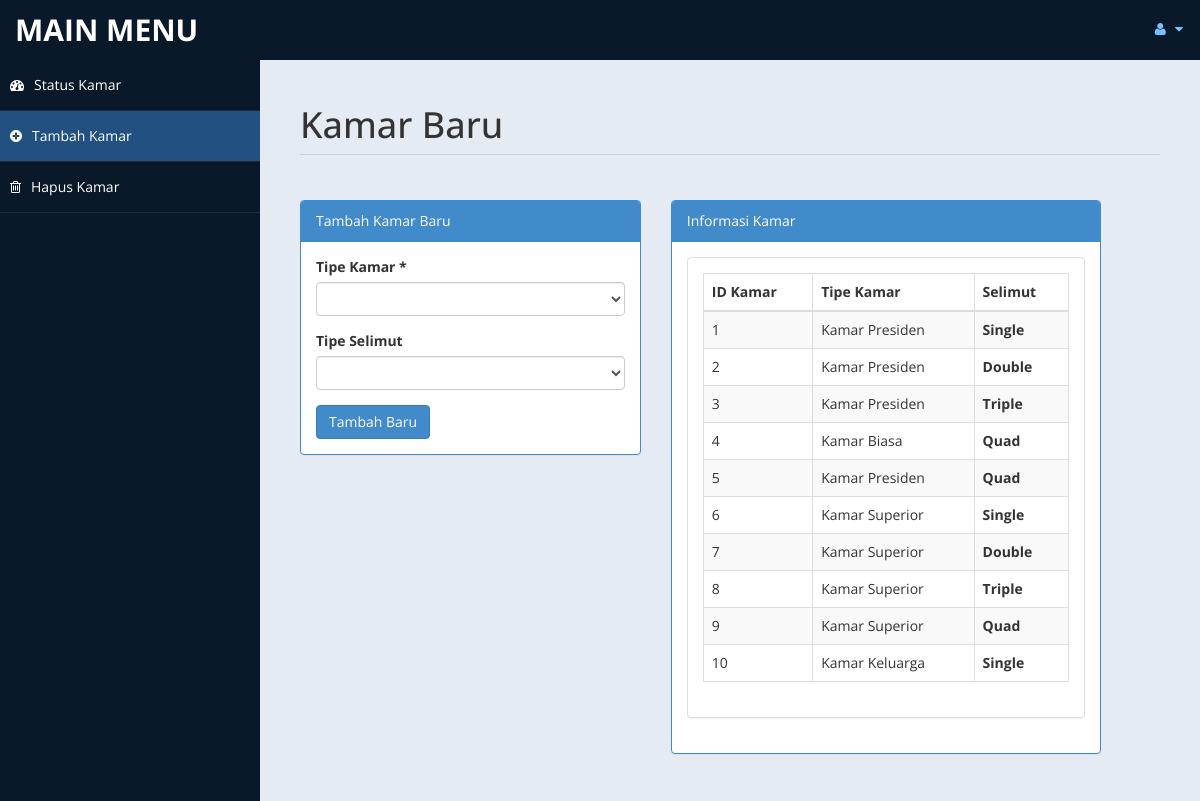
The app's page /admin/room.php (signed in) with its own data.
### tables this page shows
CREATE TABLE `kamar` (
  `id` int(10) unsigned NOT NULL AUTO_INCREMENT,
  `tipe` varchar(15) DEFAULT NULL,
  `selimut` varchar(10) DEFAULT NULL,
  `tempat` varchar(15) DEFAULT NULL,
  `cusid` int(11) DEFAULT NULL,
  PRIMARY KEY (`id`)
);

### admin/room.php (the view, shortened to what this page needs)
<!DOCTYPE html>
<html xmlns="http://www.w3.org/1999/xhtml">
<head>
    <link href="assets/css/bootstrap.css" rel="stylesheet" />
    <link href="assets/css/font-awesome.css" rel="stylesheet" />
    <link href="assets/css/custom-styles.css" rel="stylesheet" />
</head>
<body>
    <div id="wrapper" class="tambah-aktif">
        <?php include 'include/navigasi_2.php'; ?>
        <div id="page-wrapper" >
            <div id="page-inner">
             <div class="row">
                    <div class="col-md-12">
                        <h1 class="page-header">
                           Kamar Baru <small></small>
                        </h1>
                    </div>
                </div>
            <div class="row">
                <div class="col-md-5 col-sm-5">
                    <div class="panel panel-primary">
                        <div class="panel-heading">
                            Tambah Kamar Baru
                        </div>
                        <div class="panel-body">
                        <form name="form" method="post">
                            <div class="form-group">
                                            <label>Tipe Kamar *</label>
                                            <select name="tipe_kamar"  class="form-control" required>
                                                <option value selected ></option>
                                                <option value="Kamar Presiden">Kamar Presiden</option>
                                            </select>
                              </div>
                                <div class="form-group">
                                            <label>Tipe Selimut</label>
                                            <select name="bed" class="form-control" required>
                                                <option value selected ></option>
                                                <option value="Single">Single</option>
                                            </select>
                               </div>
                             <input type="submit" name="add" value="Tambah Baru" class="btn btn-primary">
                            </form>
                            <?php
                             include('db.php');
                            ?>
                        </div>
                    </div>
                </div>
            <div class="row">
                <div class="col-md-6 col-sm-6">
                    <div class="panel panel-primary">
                        <div class="panel-heading">
                            Informasi Kamar
                        </div>
                        <div class="panel-body">
                    <div class="panel panel-default">
                        <?php
                        $sql = "select * from kamar limit 0,10";
                        $re = mysqli_query($con,$sql)
                        ?>
                        <div class="panel-body">
                            <div class="table-responsive">
                                <table class="table table-striped table-bordered table-hover" id="dataTables-example">
                                    <thead>
                                        <tr>
                                            <th>ID Kamar</th>
                                            <th>Tipe Kamar</th>
                                            <th>Selimut</th>
                                        </tr>
                                    </thead>
                                    <tbody>
                                    <?php
                                        while($row= mysqli_fetch_array($re))
                                        {
                                                $id = $row['id'];
                                            if($id % 2 == 0)
                                            {
                                                echo "<tr class=odd gradeX>
                                                    <td>".$row['id']."</td>
                                                    <td>".$row['tipe']."</td>
                                                   <th>".$row['selimut']."</th>
                                                </tr>";
                                            }
                                            else
                                            {
                                                echo"<tr class=even gradeC>
                                                    <td>".$row['id']."</td>
                                                    <td>".$row['tipe']."</td>
                                                   <th>".$row['selimut']."</th>
                                                </tr>";
                                            }
                                        }
                                    ?>
                                    </tbody>
                                </table>
                            </div>
                        </div>
                    </div>
                       </div>
                    </div>
                </div>
            </div>
                    </div>
            </div>
        </div>
</body>
</html>

### admin/include/navigasi_2.php (shortened to what this page needs)
<nav class="navbar navbar-default top-navbar" role="navigation">
    <div class="navbar-header">
        <a class="navbar-brand" href="home.php">MAIN MENU </a>
    </div>
    <ul class="nav navbar-top-links navbar-right">
        <li class="dropdown">
            <a class="dropdown-toggle" data-toggle="dropdown" href="#" aria-expanded="false">
                <i class="fa fa-user fa-fw"></i> <i class="fa fa-caret-down"></i>
            </a>
        </li>
    </ul>
</nav>
<nav class="navbar-default navbar-side" role="navigation">
    <div class="sidebar-collapse">
        <ul class="nav" id="main-menu">
            <li>
                <a href="settings.php" id="menu-status"><i class="fa fa-dashboard"></i>Status Kamar</a>
            </li>
			<li>
                <a href="room.php" id="menu-tambah"><i class="fa fa-plus-circle"></i>Tambah Kamar</a>
            </li>
            <li>
                <a  href="roomdel.php" id="menu-hapus"><i class="fa fa-trash-o"></i>Hapus Kamar</a>
            </li>
    </div>
</nav>

### admin/assets/css/custom-styles.css (style rules this page uses)
body { font-family: 'Open Sans', sans-serif; }
#wrapper { width: 100%; background:#09192A; }
#page-wrapper { padding: 15px 15px; min-height: 600px; background:#E5EBF2; }
#page-inner { width:100%; margin:10px 20px 10px 0px; background-color:transparent; padding:10px; min-height:1200px; }
h1, .h1, h2, .h2, h3, .h3 { margin-top: 7px; margin-bottom: -5px; }
.page-header { padding-bottom: 9px; margin: 10px 0 45px; border-bottom: 1px solid #C7D1DD; }
.top-navbar { margin:0px; }
.top-navbar .navbar-brand { color: #fff; width: 260px; text-align: left; height: 60px; font-size: 30px; font-weight: 700; text-transform: uppercase; line-height: 30px; }
.top-navbar .nav > li { position: relative; display: inline-block; }
.top-navbar .nav > li > a { position: relative; display: block; padding: 19px 15px; color: #77C0FD; }
.active-menu { background-color:#225081!important; }
.sidebar-collapse , .sidebar-collapse .nav { background:none; }
.sidebar-collapse .nav { padding:0; }
.sidebar-collapse .nav > li > a { color:#fff; background:transparent; text-shadow:none; }
.sidebar-collapse > .nav > li > a { padding:15px 10px; }
.sidebar-collapse > .nav > li { border-bottom: 1px solid rgba(107, 108, 109, 0.19); }
.navbar-side { border:none; background-color: transparent; }
.top-navbar { background:#09192A; border-bottom:none; }
.top-navbar .nav > li > a > i { margin-right: 2px; }
.navbar-default { border:0px solid black; }
.navbar-header { background: #09192A; }
.nav > li > a > i { margin-right:10px; }
@media (min-width:768px) { #page-wrapper { margin: 0 0 0 260px; padding: 15px 30px; min-height: 1200px; } }
@media (min-width:768px) { .navbar-side { z-index: 1; position: absolute; width: 260px; } }
@media (min-width:768px) { .navbar { border-radius: 0px; } }

### records on screen
kamar: id "1", tipe "Kamar Presiden", selimut "Single"
kamar: id "2", tipe "Kamar Presiden", selimut "Double"
kamar: id "3", tipe "Kamar Presiden", selimut "Triple"
kamar: id "4", tipe "Kamar Biasa", selimut "Quad"
kamar: id "5", tipe "Kamar Presiden", selimut "Quad"
kamar: id "6", tipe "Kamar Superior", selimut "Single"
kamar: id "7", tipe "Kamar Superior", selimut "Double"
kamar: id "8", tipe "Kamar Superior", selimut "Triple"
kamar: id "9", tipe "Kamar Superior", selimut "Quad"
kamar: id "10", tipe "Kamar Keluarga", selimut "Single"
